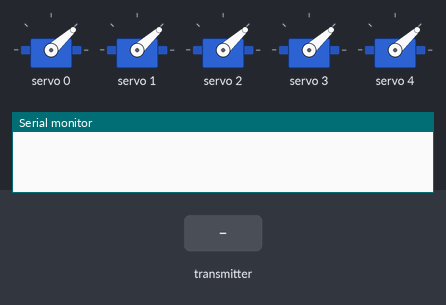
A sketch run on a simulated ESP32. On the bench: 5 × servo, the last lines printed to the serial monitor. Inputs (shaded band) come from the test bench.

Above: at 1.2 s.
1.3 s: the transmitter starts sending value = 1024
At 1.6 s:
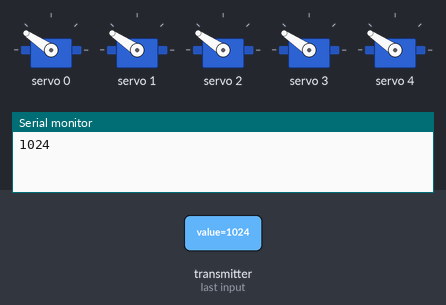
2.8 s: the transmitter starts sending value = 0
At 4.0 s:
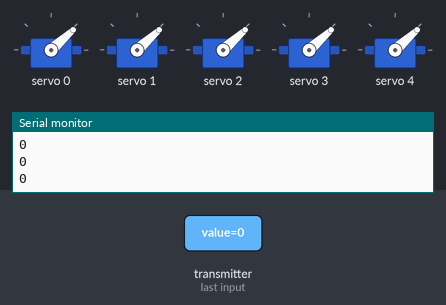
4.3 s: the transmitter starts sending value = 2048
At 5.1 s:
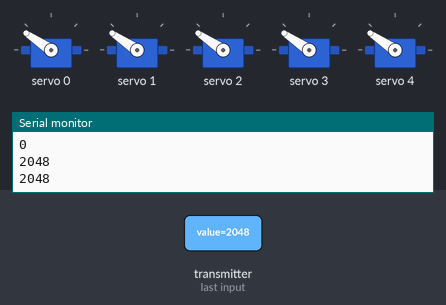
Timing chart, 0 to 7.3 s (numbered marks = the images above; inputs shaded):
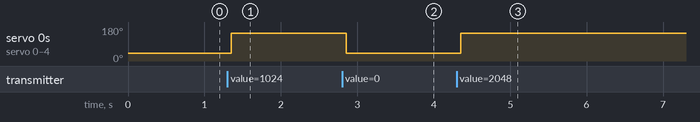

The sketch:

pca_servo_rotate.ino
```cpp
/*
  ESP32 PCA9685 Servo Control
  esp32-pca9685.ino
  Driving multiple servo motors with ESP32 and PCA9685 PWM module
  Use I2C Bus

  DroneBot Workshop 2020
  https://dronebotworkshop.com
*/

// Include Wire Library for I2C
#include <Wire.h>
#include <WiFi.h>

// Include Adafruit PCA9685 Servo Library
#include <Adafruit_PWMServoDriver.h>

#include <esp_now.h>

#define THRESHOLD 1000

// Creat object to represent PCA9685 at default I2C address
Adafruit_PWMServoDriver pca9685 = Adafruit_PWMServoDriver(0x40);

// Define maximum and minimum number of "ticks" for the servo motors
// Range from 0 to 4095
// This determines the pulse width

#define SERVOMIN  200  // Minimum value
#define SERVOMAX  600  // Maximum value

// Define servo motor connections (expand as required)
#define SER0  0   //Servo Motor 0 on connector 0
#define SER1  1  //Servo Motor 1 on connector 1
#define SER2  2  //Servo Motor 1 on connector 2
#define SER3  3  //Servo Motor 1 on connector 3
#define SER4  4  //Servo Motor 1 on connector 4

// Variables for Servo Motor positions (expand as required)
int pwm0;
int pwm1;
int pwm2;
int pwm3;
int pwm4;

typedef struct receive_signal {
  int value;
} receive_signal;

receive_signal mySignal = {0};

void onDataRecv(const esp_now_recv_info *mac, const uint8_t *incomingData, int len)
{
  if(len == sizeof(mySignal)) {
    memcpy(&mySignal, incomingData, sizeof(mySignal));
    Serial.println(mySignal.value);
  } else {
    Serial.println("Received data length mismatch");
  }
}

void setup() {

  // Serial monitor setup
  Serial.begin(9600);

  // Initialize PCA9685
  pca9685.begin();

  // Set PWM Frequency to 50Hz
  pca9685.setPWMFreq(50);

  WiFi.mode(WIFI_STA);

  if(esp_now_init() != 0) {
    Serial.println("Error initializing ESP-NOW");
    return;
  }

  esp_now_register_recv_cb(onDataRecv);

}

void loop() {

  if(mySignal.value > THRESHOLD) {

      // Calculate PWM for all servos
    int pwm0 = map(180, 0, 180, SERVOMIN, SERVOMAX);
    int pwm1 = map(180, 0, 180, SERVOMIN, SERVOMAX);
    int pwm2 = map(180, 0, 180, SERVOMIN, SERVOMAX);
    int pwm3 = map(180, 0, 180, SERVOMIN, SERVOMAX);
    int pwm4 = map(180, 0, 180, SERVOMIN, SERVOMAX);

      // Update all servos simultaneously
    pca9685.setPWM(SER0, 180, pwm0);
    pca9685.setPWM(SER1, 180, pwm1);
    pca9685.setPWM(SER2, 180, pwm2);
    pca9685.setPWM(SER3, 180, pwm3);
    pca9685.setPWM(SER4, 180, pwm4);
  }
  // delay(100);

  else if(mySignal.value < THRESHOLD) {
      // Calculate PWM for all servos
    int pwm0 = map(0, 0, 180, SERVOMIN, SERVOMAX);
    int pwm1 = map(0, 0, 180, SERVOMIN, SERVOMAX);
    int pwm2 = map(0, 0, 180, SERVOMIN, SERVOMAX);
    int pwm3 = map(0, 0, 180, SERVOMIN, SERVOMAX);
    int pwm4 = map(0, 0, 180, SERVOMIN, SERVOMAX);

      // Update all servos simultaneously
    pca9685.setPWM(SER0, 0, pwm0);
    pca9685.setPWM(SER1, 0, pwm1);
    pca9685.setPWM(SER2, 0, pwm2);
    pca9685.setPWM(SER3, 0, pwm3);
    pca9685.setPWM(SER4, 0, pwm4);
  }
}
```

Measured:
- after the input at 1.3 s, servo 0–4: 42° → 146° after 0.05 s
- after the input at 2.8 s, servo 0–4: 146° → 42° after 0.05 s
- after the input at 4.3 s, servo 0–4: 42° → 146° after 0.05 s
